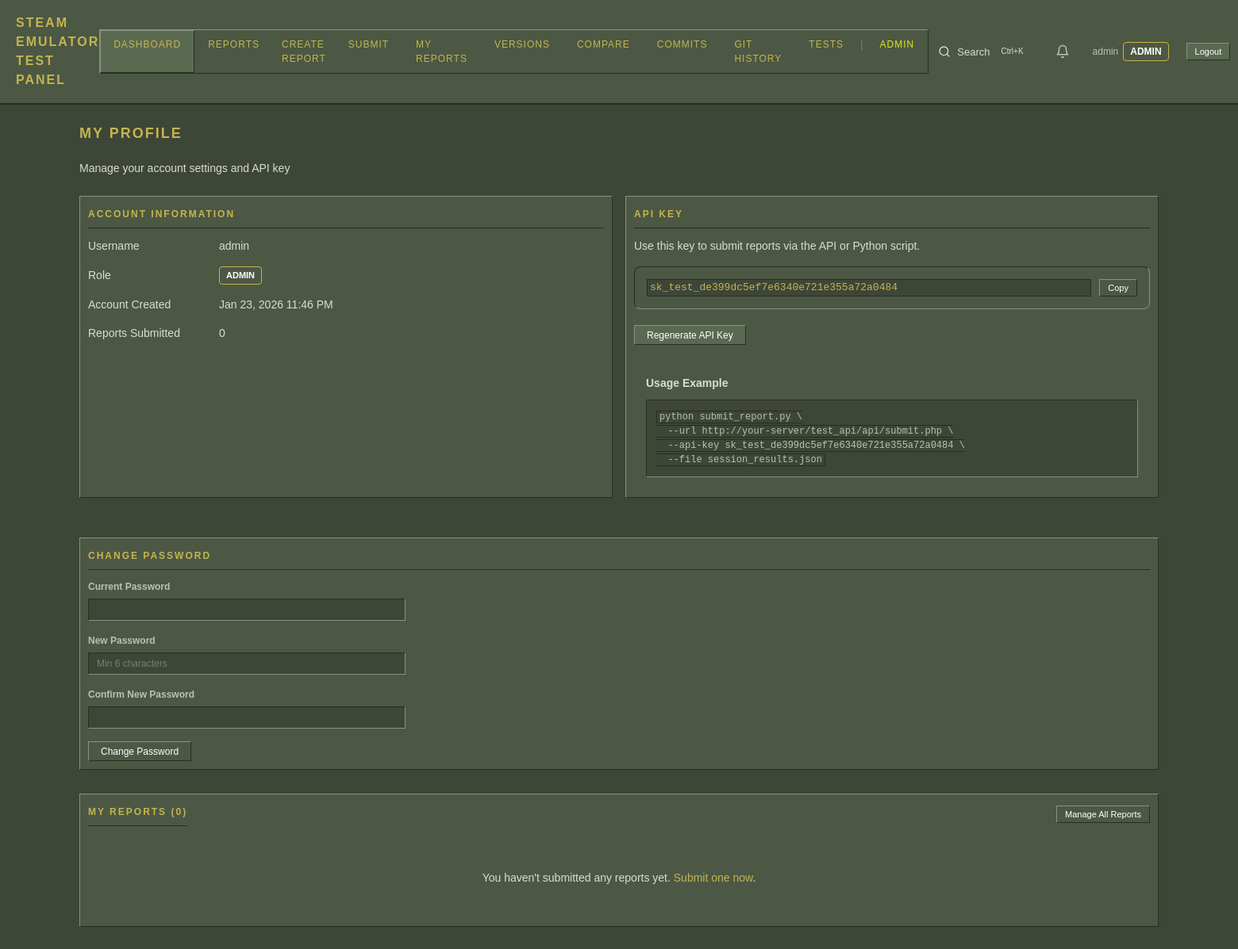
The page /pages/profile.php (signed in) on the database its author committed.
### tables this page shows
CREATE TABLE IF NOT EXISTS site_settings (
    setting_key VARCHAR(100) NOT NULL PRIMARY KEY,
    setting_value TEXT,
    setting_type ENUM('string', 'int', 'bool', 'json') NOT NULL DEFAULT 'string',
    description VARCHAR(255) DEFAULT NULL,
    updated_at DATETIME NOT NULL DEFAULT CURRENT_TIMESTAMP ON UPDATE CURRENT_TIMESTAMP
);

CREATE TABLE IF NOT EXISTS users (
    id INT AUTO_INCREMENT PRIMARY KEY,
    username VARCHAR(100) NOT NULL UNIQUE,
    password VARCHAR(255) NOT NULL,
    role ENUM('admin', 'user') NOT NULL DEFAULT 'user',
    api_key VARCHAR(64) NOT NULL UNIQUE,
    created_at DATETIME NOT NULL DEFAULT CURRENT_TIMESTAMP,
    INDEX idx_username (username),
    INDEX idx_api_key (api_key)
);

### includes/db.php (called while the page is built, shortened)
<?php
class Database {
    private static $instance = null;
    private $pdo;
    private function __construct() {
        $port = defined('DB_PORT') ? DB_PORT : '3306';
        $dsn = "mysql:host=" . DB_HOST . ";port=" . $port . ";dbname=" . DB_NAME . ";charset=" . DB_CHARSET;
        $options = [
            PDO::ATTR_ERRMODE => PDO::ERRMODE_EXCEPTION,
            PDO::ATTR_DEFAULT_FETCH_MODE => PDO::FETCH_ASSOC,
            PDO::ATTR_EMULATE_PREPARES => false,
        ];
        try {
            $this->pdo = new PDO($dsn, DB_USER, DB_PASS, $options);
        } catch (PDOException $e) {
            throw new Exception("Database connection failed: " . $e->getMessage());
        }
    }
    public static function getInstance() {
        if (self::$instance === null) {
            self::$instance = new self();
        }
        return self::$instance;
    }
    public function countReports($filters = []) {
        $where = [];
        $params = [];
        $join = "";
        if (!empty($filters['tester'])) {
            $where[] = "r.tester = ?";
            $params[] = $filters['tester'];
        }
        $whereClause = $where ? "WHERE " . implode(" AND ", $where) : "";
        $stmt = $this->pdo->prepare("SELECT COUNT(*) as count FROM reports r $join $whereClause");
        $stmt->execute($params);
        $result = $stmt->fetch();
        return $result['count'];
    }
    public function getUser($username) {
        $stmt = $this->pdo->prepare("SELECT * FROM users WHERE username = ?");
        $stmt->execute([$username]);
        return $stmt->fetch() ?: null;
    }
    public function hasSettingsTable() {
        try {
            $stmt = $this->pdo->query("SELECT 1 FROM site_settings LIMIT 1");
            return true;
        } catch (PDOException $e) {
            return false;
        }
    }
    public function getSetting($key, $default = null) {
        if (!$this->hasSettingsTable()) {
            return $default;
        }
        $stmt = $this->pdo->prepare("SELECT setting_value, setting_type FROM site_settings WHERE setting_key = ?");
        $stmt->execute([$key]);
        $result = $stmt->fetch();
        switch ($result['setting_type']) {
            default:
                return $result['setting_value'];
        }
    }
    public function getSiteTitle() {
        return $this->getSetting('site_title', PANEL_NAME);
    }
}

### includes/functions.php (called while the page is built, shortened)
<?php
function formatDate($datetime) {
    $date = new DateTime($datetime);
    return $date->format('M j, Y g:i A');
}
function e($string) {
    return htmlspecialchars($string ?? '', ENT_QUOTES, 'UTF-8');
}
function getCurrentPage() {
    return $_GET['page'] ?? 'dashboard';
}
function getSiteTitle() {
    static $siteTitle = null;
    if ($siteTitle === null) {
        try {
            $db = Database::getInstance();
            $siteTitle = $db->getSiteTitle();
        } catch (Exception $e) {
            $siteTitle = PANEL_NAME;
        }
    }
    return $siteTitle;
}

### auth.php (called while the page is built, shortened)
<?php
require_once __DIR__ . '/includes/db.php';
function isAdmin() {
    $user = getCurrentUser();
    return $user && $user['role'] === 'admin';
}
function getCurrentUser() {
    return $_SESSION['user'] ?? null;
}

### pages/profile.php (the view, shortened to what this page needs)
<?php
require_once __DIR__ . '/../includes/header.php';
require_once __DIR__ . '/../includes/db.php';
$db = Database::getInstance();
$currentUser = getCurrentUser();
$userData = $db->getUser($currentUser['username']);
$userReports = $db->getReports(10, 0, ['tester' => $currentUser['username']]);
$totalUserReports = $db->countReports(['tester' => $currentUser['username']]);
?>
<div class="report-header">
    <div>
        <h1 class="page-title">My Profile</h1>
        <p style="color: var(--text-muted);">Manage your account settings and API key</p>
    </div>
</div>
<div class="charts-grid">
    <div class="card">
        <h3 class="card-title">Account Information</h3>
        <div class="profile-info">
            <div class="info-row">
                <label>Username</label>
                <div class="value"><?= e($currentUser['username']) ?></div>
            </div>
            <div class="info-row">
                <label>Role</label>
                <div class="value">
                    <span class="role-badge <?= $currentUser['role'] ?? 'user' ?>">
                        <?= e(ucfirst($currentUser['role'] ?? 'user')) ?>
                    </span>
                </div>
            </div>
            <?php if ($userData): ?>
                <div class="info-row">
                    <label>Account Created</label>
                    <div class="value"><?= formatDate($userData['created_at'], true) ?></div>
                </div>
            <?php endif; ?>
            <div class="info-row">
                <label>Reports Submitted</label>
                <div class="value"><?= $totalUserReports ?></div>
            </div>
        </div>
    </div>
    <div class="card">
        <h3 class="card-title">API Key</h3>
        <p style="color: var(--text-muted); margin-bottom: 15px;">
            Use this key to submit reports via the API or Python script.
        </p>
        <div class="api-key-display">
            <code id="apiKey"><?= e($userData['api_key'] ?? $currentUser['api_key']) ?></code>
            <button type="button" class="btn btn-sm" onclick="copyApiKey()">Copy</button>
        </div>
        <form method="POST" style="margin-top: 20px;">
            <button type="submit" class="btn btn-secondary"
                    onclick="return confirm('Regenerate your API key? Your current key will stop working immediately.');">
                Regenerate API Key
            </button>
        </form>
        <div class="api-usage" style="margin-top: 20px;">
            <h4>Usage Example</h4>
            <pre><code>python submit_report.py \
  --url http://your-server/test_api/api/submit.php \
  --api-key <?= e($userData['api_key'] ?? $currentUser['api_key']) ?> \
  --file session_results.json</code></pre>
        </div>
    </div>
</div>
<div class="card" style="margin-top: 30px;">
    <h3 class="card-title">Change Password</h3>
    <form method="POST" style="max-width: 400px;">
        <div class="form-group">
            <label>Current Password</label>
            <input type="password" name="current_password" required>
        </div>
        <div class="form-group">
            <label>New Password</label>
            <input type="password" name="new_password" required minlength="6"
                   placeholder="Min 6 characters">
        </div>
        <div class="form-group">
            <label>Confirm New Password</label>
            <input type="password" name="confirm_password" required minlength="6">
        </div>
        <button type="submit" class="btn">Change Password</button>
    </form>
</div>
<div class="card" style="margin-top: 30px;">
    <div style="display: flex; justify-content: space-between; align-items: center; margin-bottom: 15px;">
        <h3 class="card-title" style="margin-bottom: 0;">My Reports (<?= $totalUserReports ?>)</h3>
        <a href="?page=my_reports" class="btn btn-sm">Manage All Reports</a>
    </div>
    <?php if (empty($userReports)): ?>
        <p style="color: var(--text-muted); text-align: center; padding: 40px;">
            You haven't submitted any reports yet. <a href="?page=submit">Submit one now</a>.
        </p>
    <?php endif; ?>
</div>
<?php require_once __DIR__ . '/../includes/footer.php'; ?>

### includes/header.php (shortened to what this page needs)
<?php
require_once __DIR__ . '/../auth.php';
require_once __DIR__ . '/functions.php';
require_once __DIR__ . '/db.php';
$currentPage = getCurrentPage();
$user = getCurrentUser();
$siteTitle = getSiteTitle();
?>
<!DOCTYPE html>
<html lang="en">
<head>
    <link rel="stylesheet" href="assets/css/style.css">
</head>
<body>
    <header class="header">
        <div class="container">
            <div class="header-inner">
                <a href="?page=dashboard" class="logo"><?= e($siteTitle) ?></a>
                <nav class="nav">
                    <a href="?page=dashboard" class="<?= $currentPage === 'dashboard' ? 'active' : '' ?>">Dashboard</a>
                    <a href="?page=reports" class="<?= $currentPage === 'reports' ? 'active' : '' ?>">Reports</a>
                    <a href="?page=create_report" class="<?= $currentPage === 'create_report' ? 'active' : '' ?>">Create Report</a>
                    <a href="?page=submit" class="<?= $currentPage === 'submit' ? 'active' : '' ?>">Submit</a>
                    <a href="?page=my_reports" class="<?= $currentPage === 'my_reports' ? 'active' : '' ?>">My Reports</a>
                    <a href="?page=versions" class="<?= $currentPage === 'versions' ? 'active' : '' ?>">Versions</a>
                    <a href="?page=compare_versions" class="<?= $currentPage === 'compare_versions' ? 'active' : '' ?>">Compare</a>
                    <a href="?page=repo_revisions" class="<?= $currentPage === 'repo_revisions' ? 'active' : '' ?>">Commits</a>
                    <a href="?page=git_revisions" class="<?= in_array($currentPage, ['git_revisions', 'git_revision_detail']) ? 'active' : '' ?>">Git History</a>
                    <a href="?page=tests" class="<?= $currentPage === 'tests' ? 'active' : '' ?>">Tests</a>
                    <?php if (isAdmin()): ?>
                        <span class="nav-divider">|</span>
                        <a href="?page=admin" class="<?= in_array($currentPage, ['admin', 'admin_users', 'admin_reports']) ? 'active' : '' ?> admin-link">Admin</a>
                    <?php endif; ?>
                </nav>
                <div class="global-search">
                    <button type="button" class="search-toggle" onclick="openGlobalSearch()" title="Search (Ctrl+K)">
                        <svg xmlns="http://www.w3.org/2000/svg" width="16" height="16" viewBox="0 0 24 24" fill="none" stroke="currentColor" stroke-width="2" stroke-linecap="round" stroke-linejoin="round">
                            <circle cx="11" cy="11" r="8"/><path d="m21 21-4.35-4.35"/>
                        </svg>
                        <span>Search</span>
                        <kbd>Ctrl+K</kbd>
                    </button>
                </div>
                <div class="user-info">
                    <a href="?page=notifications" class="notification-bell" title="Notifications">
                        <svg xmlns="http://www.w3.org/2000/svg" width="18" height="18" viewBox="0 0 24 24" fill="none" stroke="currentColor" stroke-width="2" stroke-linecap="round" stroke-linejoin="round">
                            <path d="M18 8A6 6 0 0 0 6 8c0 7-3 9-3 9h18s-3-2-3-9"/>
                            <path d="M13.73 21a2 2 0 0 1-3.46 0"/>
                        </svg>
                    </a>
                    <a href="?page=profile" class="user-link">
                        <span><?= e($user['username']) ?></span>
                        <?php if (isset($user['role'])): ?>
                            <span class="role-badge <?= $user['role'] ?>"><?= e(ucfirst($user['role'])) ?></span>
                        <?php endif; ?>
                    </a>
                    <a href="logout.php" class="btn btn-sm btn-secondary">Logout</a>
                </div>
            </div>
        </div>
    </header>
    <main class="main">
        <div class="container">

### pages/profile.php (style rules this page uses)
.profile-info { display: flex; flex-direction: column; gap: 15px; }
.info-row { display: flex; align-items: center; gap: 15px; }
.info-row label { width: 150px; color: var(--text-muted); }
.info-row .value { font-weight: 500; }
.api-key-display { display: flex; align-items: center; gap: 10px; background: var(--bg-dark); padding: 15px; border-radius: 8px; }
.api-key-display code { flex: 1; font-family: monospace; font-size: 13px; word-break: break-all; }
.api-usage { background: var(--bg-dark); padding: 15px; border-radius: 8px; }
.api-usage h4 { margin-bottom: 10px; font-size: 14px; }
.api-usage pre { margin: 0; font-size: 12px; overflow-x: auto; }
.api-usage code { color: var(--text-muted); }
.role-badge { display: inline-block; padding: 2px 8px; border-radius: 4px; font-size: 11px; font-weight: 600; text-transform: uppercase; }
.role-badge.admin { background: var(--primary); color: #fff; }

### rows shown on the page
site_settings: setting_value "STEAM EMULATOR TEST PANEL"
users: username "admin", role "ADMIN", created_at "Jan 23, 2026 11:46 PM", api_key "sk_test_de399dc5ef7e6340e721e355a72a0484"

### other values the page prints
$user['username'] "admin"
$user['role'] "ADMIN"
$totalUserReports "0"
